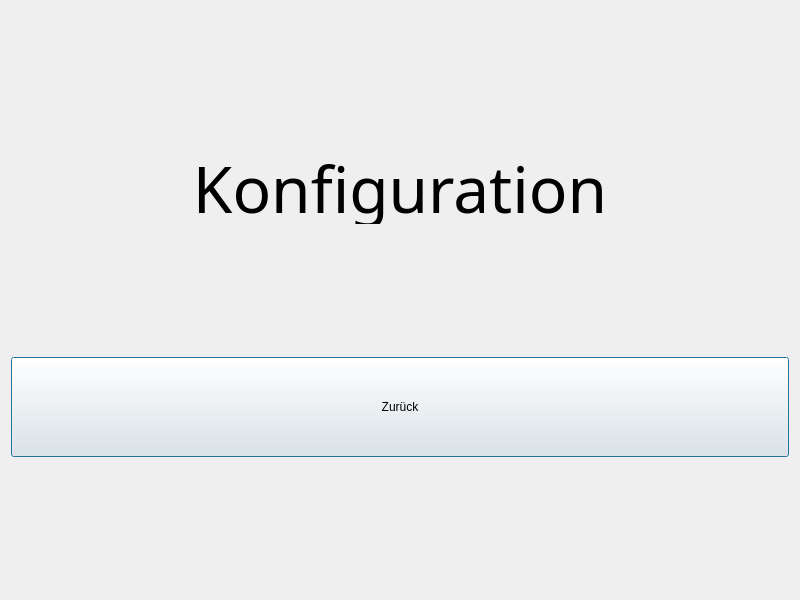
<?xml version="1.0" encoding="UTF-8"?>
<ui version="4.0">
 <class>Dialog</class>
 <widget class="QDialog" name="Dialog">
  <property name="enabled">
   <bool>true</bool>
  </property>
  <property name="geometry">
   <rect>
    <x>0</x>
    <y>0</y>
    <width>800</width>
    <height>600</height>
   </rect>
  </property>
  <property name="windowTitle">
   <string>Dialog</string>
  </property>
  <layout class="QVBoxLayout" name="verticalLayout">
   <property name="spacing">
    <number>0</number>
   </property>
   <property name="bottomMargin">
    <number>9</number>
   </property>
   <item>
    <widget class="QLabel" name="heading">
     <property name="sizePolicy">
      <sizepolicy hsizetype="Preferred" vsizetype="Preferred">
       <horstretch>0</horstretch>
       <verstretch>0</verstretch>
      </sizepolicy>
     </property>
     <property name="maximumSize">
      <size>
       <width>100000</width>
       <height>80</height>
      </size>
     </property>
     <property name="font">
      <font>
       <family>Bahnschrift</family>
       <pointsize>48</pointsize>
      </font>
     </property>
     <property name="text">
      <string>Konfiguration</string>
     </property>
     <property name="alignment">
      <set>Qt::AlignHCenter|Qt::AlignTop</set>
     </property>
    </widget>
   </item>
   <item>
    <widget class="QPushButton" name="pushButton">
     <property name="sizePolicy">
      <sizepolicy hsizetype="Preferred" vsizetype="Fixed">
       <horstretch>0</horstretch>
       <verstretch>0</verstretch>
      </sizepolicy>
     </property>
     <property name="minimumSize">
      <size>
       <width>0</width>
       <height>100</height>
      </size>
     </property>
     <property name="text">
      <string>Zurück</string>
     </property>
    </widget>
   </item>
  </layout>
 </widget>
 <resources/>
 <connections/>
</ui>
